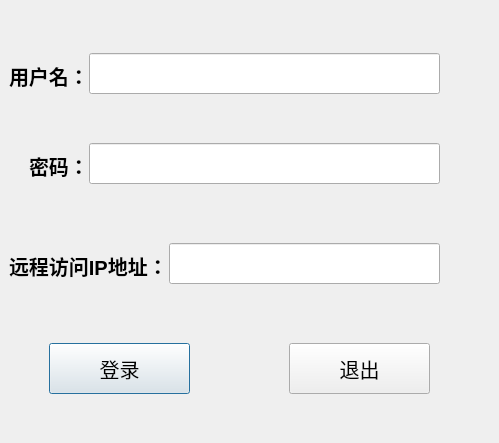
<?xml version="1.0" encoding="UTF-8"?>
<ui version="4.0">
 <class>TDialogLogin</class>
 <widget class="QDialog" name="TDialogLogin">
  <property name="geometry">
   <rect>
    <x>0</x>
    <y>0</y>
    <width>499</width>
    <height>443</height>
   </rect>
  </property>
  <property name="windowTitle">
   <string>Sql Manager用户登录</string>
  </property>
  <property name="windowIcon">
   <iconset resource="icons.qrc">
    <normaloff>:/icons/icons/1.png</normaloff>:/icons/icons/1.png</iconset>
  </property>
  <widget class="QFrame" name="frame">
   <property name="geometry">
    <rect>
     <x>-1</x>
     <y>-7</y>
     <width>501</width>
     <height>451</height>
    </rect>
   </property>
   <property name="frameShape">
    <enum>QFrame::Panel</enum>
   </property>
   <property name="frameShadow">
    <enum>QFrame::Raised</enum>
   </property>
   <widget class="QLineEdit" name="lineEdit_user">
    <property name="geometry">
     <rect>
      <x>90</x>
      <y>60</y>
      <width>351</width>
      <height>41</height>
     </rect>
    </property>
   </widget>
   <widget class="QLineEdit" name="lineEdit_pwd">
    <property name="geometry">
     <rect>
      <x>90</x>
      <y>150</y>
      <width>351</width>
      <height>41</height>
     </rect>
    </property>
    <property name="statusTip">
     <string notr="true"/>
    </property>
    <property name="whatsThis">
     <string notr="true"/>
    </property>
    <property name="echoMode">
     <enum>QLineEdit::Password</enum>
    </property>
   </widget>
   <widget class="QLineEdit" name="lineEdit_ip">
    <property name="geometry">
     <rect>
      <x>170</x>
      <y>250</y>
      <width>271</width>
      <height>41</height>
     </rect>
    </property>
   </widget>
   <widget class="QPushButton" name="ok">
    <property name="geometry">
     <rect>
      <x>50</x>
      <y>350</y>
      <width>141</width>
      <height>51</height>
     </rect>
    </property>
    <property name="font">
     <font>
      <pointsize>15</pointsize>
     </font>
    </property>
    <property name="text">
     <string>登录</string>
    </property>
   </widget>
   <widget class="QPushButton" name="quit">
    <property name="geometry">
     <rect>
      <x>290</x>
      <y>350</y>
      <width>141</width>
      <height>51</height>
     </rect>
    </property>
    <property name="font">
     <font>
      <pointsize>15</pointsize>
     </font>
    </property>
    <property name="text">
     <string>退出</string>
    </property>
   </widget>
   <widget class="QLabel" name="label">
    <property name="geometry">
     <rect>
      <x>10</x>
      <y>70</y>
      <width>80</width>
      <height>26</height>
     </rect>
    </property>
    <property name="font">
     <font>
      <pointsize>15</pointsize>
      <bold>true</bold>
     </font>
    </property>
    <property name="text">
     <string>用户名：</string>
    </property>
   </widget>
   <widget class="QLabel" name="label_2">
    <property name="geometry">
     <rect>
      <x>30</x>
      <y>160</y>
      <width>60</width>
      <height>26</height>
     </rect>
    </property>
    <property name="font">
     <font>
      <pointsize>15</pointsize>
      <bold>true</bold>
     </font>
    </property>
    <property name="text">
     <string>密码：</string>
    </property>
   </widget>
   <widget class="QLabel" name="label_3">
    <property name="geometry">
     <rect>
      <x>10</x>
      <y>260</y>
      <width>160</width>
      <height>26</height>
     </rect>
    </property>
    <property name="font">
     <font>
      <pointsize>15</pointsize>
      <bold>true</bold>
     </font>
    </property>
    <property name="text">
     <string>远程访问IP地址：</string>
    </property>
   </widget>
  </widget>
 </widget>
 <resources>
  <include location="icons.qrc"/>
 </resources>
 <connections>
  <connection>
   <sender>ok</sender>
   <signal>clicked()</signal>
   <receiver>TDialogLogin</receiver>
   <slot>accept()</slot>
   <hints>
    <hint type="sourcelabel">
     <x>139</x>
     <y>384</y>
    </hint>
    <hint type="destinationlabel">
     <x>300</x>
     <y>228</y>
    </hint>
   </hints>
  </connection>
  <connection>
   <sender>quit</sender>
   <signal>clicked()</signal>
   <receiver>TDialogLogin</receiver>
   <slot>reject()</slot>
   <hints>
    <hint type="sourcelabel">
     <x>389</x>
     <y>384</y>
    </hint>
    <hint type="destinationlabel">
     <x>249</x>
     <y>221</y>
    </hint>
   </hints>
  </connection>
 </connections>
</ui>
